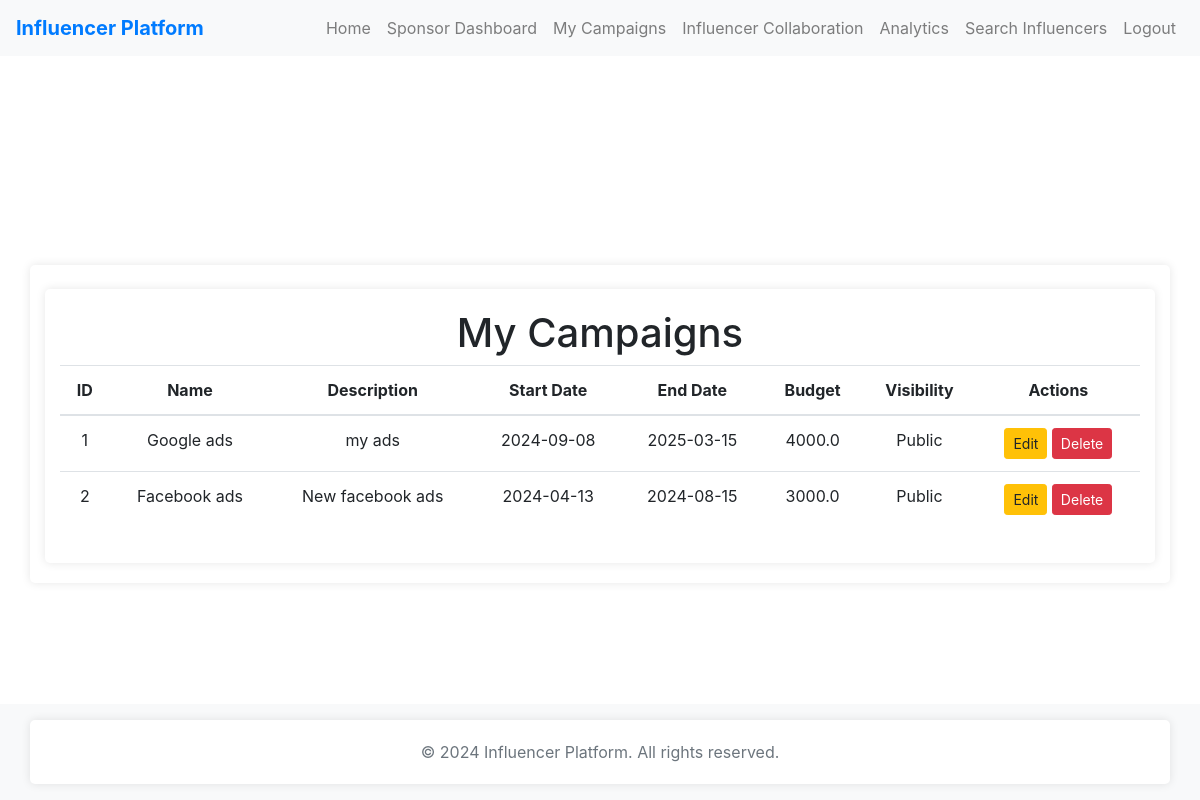
The page /sponsor/my_campaigns (signed in) on the database its author committed.
### app.py (models this page shows, shortened)
class Campaign(db.Model):
    id = db.Column(db.Integer, primary_key=True)
    name = db.Column(db.String(100), nullable=False)
    description = db.Column(db.Text, nullable=False)
    start_date = db.Column(db.Date)
    end_date = db.Column(db.Date)
    budget = db.Column(db.Float)
    visibility = db.Column(db.Boolean)  # Public or Private
    sponsor_id = db.Column(db.Integer, ForeignKey('user.id'))
    sponsor = relationship('User', foreign_keys=[sponsor_id])
    niche = db.Column(db.String(100))  # New field for categorization

### app.py (the view)
@app.route('/sponsor/my_campaigns')
def my_campaigns():
    if 'username' in session and session['role'] == 'Sponsor':
        sponsor_id = session['user_id']
        campaigns = Campaign.query.filter_by(sponsor_id=sponsor_id).all()
        return render_template('my_campaigns.html', campaigns=campaigns)
    else:
        flash('Unauthorized access. Please log in as Sponsor.', 'danger')
        return redirect(url_for('login'))

### templates/my_campaigns.html (shortened to what this page needs)
{% extends 'base.html' %}
{% block content %}
<div class="container">
    <h1>My Campaigns</h1>
    <table class="table">
        <thead>
            <tr>
                <th>ID</th>
                <th>Name</th>
                <th>Description</th>
                <th>Start Date</th>
                <th>End Date</th>
                <th>Budget</th>
                <th>Visibility</th>
                <th>Actions</th>
            </tr>
        </thead>
        <tbody>
            {% for campaign in campaigns %}
            <tr>
                <td>{{ campaign.id }}</td>
                <td>{{ campaign.name }}</td>
                <td>{{ campaign.description }}</td>
                <td>{{ campaign.start_date }}</td>
                <td>{{ campaign.end_date }}</td>
                <td>{{ campaign.budget }}</td>
                <td>{{ 'Public' if campaign.visibility else 'Private' }}</td>
                <td>
                    <a href="{{ url_for('edit_campaign', id=campaign.id) }}" class="btn btn-warning btn-sm">Edit</a>
                    <form action="{{ url_for('delete_campaign', id=campaign.id) }}" method="POST" style="display:inline;">
                        <button type="submit" class="btn btn-danger btn-sm">Delete</button>
                    </form>
                </td>
            </tr>
            {% endfor %}
        </tbody>
    </table>
</div>
{% endblock %}

### templates/base.html (shortened to what this page needs)
<!DOCTYPE html>
<html lang="en">
<head>
    <link rel="stylesheet" href="{{ url_for('static', filename='style.css') }}">
    <link href="https://stackpath.bootstrapcdn.com/bootstrap/4.5.2/css/bootstrap.min.css" rel="stylesheet">
</head>
<body>
    <nav class="navbar navbar-expand-lg navbar-light bg-light fixed-top">
        <a class="navbar-brand" href="{{ url_for('index') }}">Influencer Platform</a>
        <div class="collapse navbar-collapse" id="navbarNav">
            <ul class="navbar-nav ml-auto">
                <li class="nav-item">
                    <a class="nav-link" href="{{ url_for('index') }}">Home</a>
                </li>
                {% if session.get('role') == 'Admin' %}
                <li class="nav-item">
                    <a class="nav-link" href="{{ url_for('admin_dashboard') }}">Admin Dashboard</a>
                </li>
                <li class="nav-item">
                    <a class="nav-link" href="{{ url_for('manage_users') }}">Manage Users</a>
                </li>
                <li class="nav-item">
                    <a class="nav-link" href="{{ url_for('manage_campaigns') }}">Manage Campaigns</a>
                </li>
                <li class="nav-item">
                    <a class="nav-link" href="{{ url_for('manage_ad_requests') }}">Manage Ad Requests</a>
                </li>
                <li class="nav-item">
                    <a class="nav-link" href="{{ url_for('admin_analytics') }}">Analytics</a>
                </li>
                <li class="nav-item">
                    <a class="nav-link" href="{{ url_for('manage_flagged_users') }}">Flagged Users</a>
                </li>
                <li class="nav-item">
                    <a class="nav-link" href="{{ url_for('admin_settings') }}">Settings</a>
                </li>
                {% elif session.get('role') == 'Sponsor' %}
                <li class="nav-item">
                    <a class="nav-link" href="{{ url_for('sponsor_dashboard') }}">Sponsor Dashboard</a>
                </li>
                <li class="nav-item">
                    <a class="nav-link" href="{{ url_for('my_campaigns') }}">My Campaigns</a>
                </li>
                <li class="nav-item">
                    <a class="nav-link" href="{{ url_for('influencer_collaboration') }}">Influencer Collaboration</a>
                </li>
                <li class="nav-item">
                    <a class="nav-link" href="{{ url_for('analytics') }}">Analytics</a>
                </li>
                <li class="nav-item">
                    <a class="nav-link" href="{{ url_for('search_influencers') }}">Search Influencers</a>
                </li>
                {% endif %}
                {% if session.get('username') %}
                <li class="nav-item">
                    <a class="nav-link" href="{{ url_for('logout') }}">Logout</a>
                </li>
                {% endif %}
            </ul>
        </div>
    </nav>
    <div class="container mt-5 pt-4">
        {% block content %}{% endblock %}
    </div>
    <footer class="footer mt-auto py-3 bg-light">
        <div class="container text-center">
            <span class="text-muted">&copy; 2024 Influencer Platform. All rights reserved.</span>
        </div>
    </footer>
</body>
</html>

### static/style.css (style rules this page uses)
body { font-family: Arial, sans-serif; background-color: #f7f7f7; margin: 0; padding: 0; display: flex; justify-content: center; align-items: center; height: 100vh; }
.container { background-color: #fff; padding: 20px; border-radius: 5px; box-shadow: 0 0 10px rgba(0, 0, 0, 0.1); width: 300px; text-align: center; }
button { background-color: #5cb85c; color: white; padding: 10px 15px; border: none; border-radius: 4px; cursor: pointer; }
a { color: #5cb85c; text-decoration: none; }
body { font-family: 'Helvetica Neue', Helvetica, Arial, sans-serif; }
.navbar-brand { font-weight: bold; color: #007bff !important; }
.footer { position: fixed; bottom: 0; width: 100%; }

### rows shown on the page
Campaign: id "1", name "Google ads", description "my ads", start_date "2024-09-08", end_date "2025-03-15", budget "4000.0", visibility "Public"
Campaign: id "2", name "Facebook ads", description "New facebook ads", start_date "2024-04-13", end_date "2024-08-15", budget "3000.0", visibility "Public"
